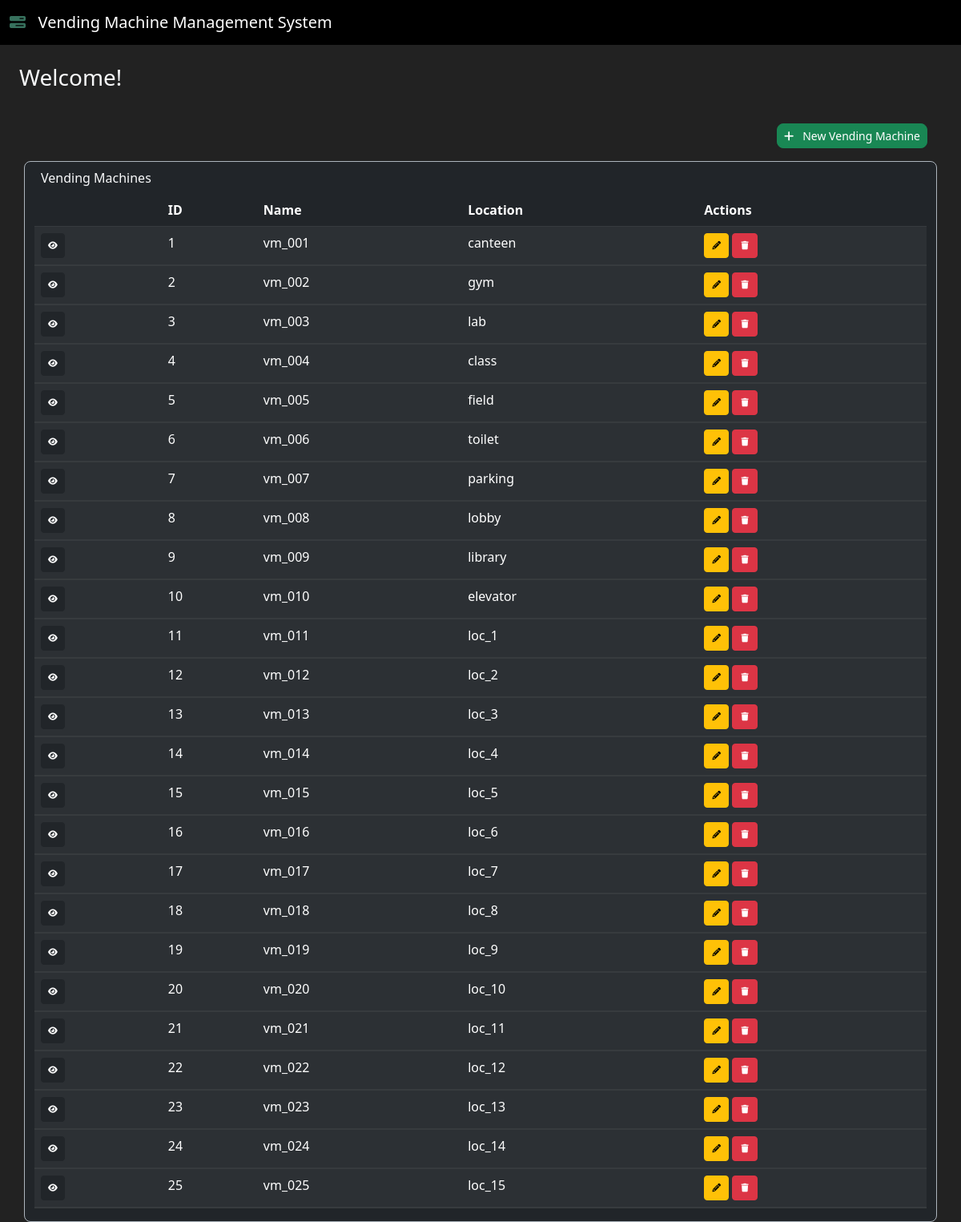
The app's page /, older data.
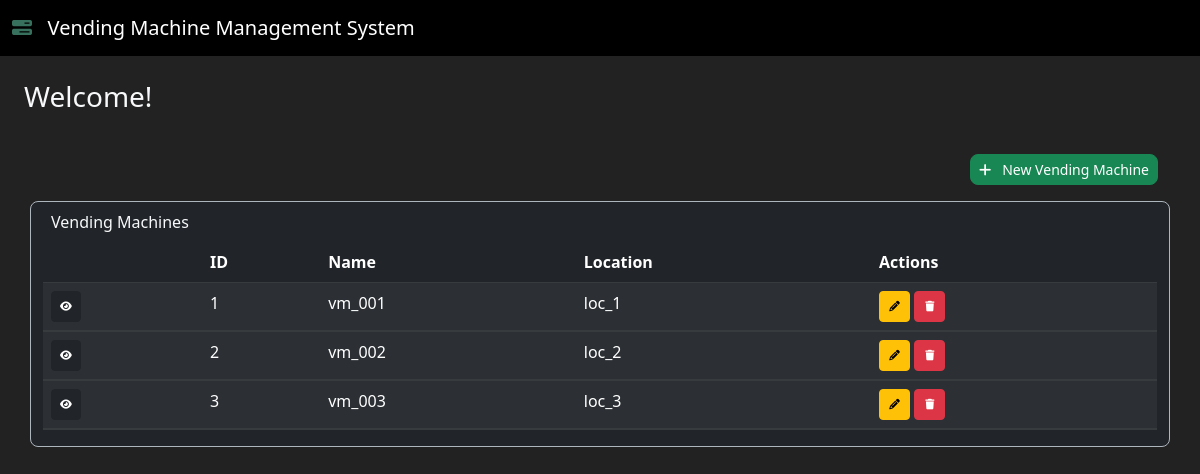
The same page, newer data.
### models/vending_machine.py (models this page shows, shortened)
class VendingMachine(Base):
    __tablename__ = 'vending_machines'
    id = Column(INTEGER, primary_key=True, autoincrement=True)
    name = Column(VARCHAR(50))
    location = Column(VARCHAR(100))

### app.py (the view)
    @app.route("/")
    def index() -> str:
        vending_machines = utils.get_vending_machines(database_service)
        return render_template(
            'index.html',
            data=[
                (
                    vending_machine,
                    utils.get_product_choices_by_vm_id(database_service, vending_machine.id),
                    utils.get_stocks_by_vm_id(database_service, vending_machine.id)
                )
                for vending_machine in vending_machines
            ]
        )

### database/database_service.py (called while the page is built)
    def get_session(self) -> sessionmaker:
        return self.session

### database/utils.py (called while the page is built)
def get_vending_machines(database_service: DatabaseService) -> list[VendingMachine]:
    session = database_service.get_session()()
    return session.query(VendingMachine).all()

def get_product_choices(database_service: DatabaseService) -> list[Product]:
    session = database_service.get_session()()
    return session.query(Product).all()

def get_product_choices_by_vm_id(database_service: DatabaseService, vm_id: int) -> list[Product]:
    all_product_choices = get_product_choices(database_service)
    current_products = get_stocks_by_vm_id(database_service, vm_id).keys()
    current_products_ids = list(map(lambda product: product.id, current_products))
    return list(filter(
        lambda product_choice: product_choice.id not in current_products_ids,
        all_product_choices
    ))

def get_stocks_by_vm_id(database_service: DatabaseService, vm_id: int) -> dict[Product, int]:
    session = database_service.get_session()()
    results = session.query(
        Stock.vm_id,
        Stock.prod_id,
        Product.name,
        Product.price,
        Stock.stock
    ).join(VendingMachine, VendingMachine.id == Stock.vm_id, isouter=True
           ).join(Product, Product.id == Stock.prod_id, isouter=True
                  ).filter(Stock.vm_id == vm_id).all()
    stocks = {}
    for result in results:
        _, prod_id, name, price, stock = result
        stocks[Product(prod_id, name, price)] = stock
    return stocks

### models/product.py (called while the page is built)
    def __hash__(self) -> int:
        return hash(self.id)

### templates/index.html (shortened to what this page needs)
{% extends "base.html" %}
{% block content %}
<div class="row">
    <div class="col-12">
        <h3 class="m-4"> Welcome! </h3>
    </div>
</div>
<div class="container" align="right">
    <div class="col-12">
        <a class="btn btn-success btn-sm rounded-3 my-3" type="button" href="/vending_machines/add">
            <i class="fa-solid fa-plus"></i> &nbsp; New Vending Machine
        </a>
    </div>
</div>
<div class="container bg-dark border border-dark-subtle rounded-3">
    <div class="col-12">
        <div class="panel panel-default">
            <div class="panel-heading m-2">
                Vending Machines
            </div>
            <div class="panel-body">
                <table class="table table-dark table-condensed table-striped">
                    <thead>
                    <tr>
                        <th></th>
                        <th>ID</th>
                        <th>Name</th>
                        <th>Location</th>
                        <th>Actions</th>
                    </tr>
                    </thead>
                    <tbody>
                    {% for vm, product_choices, stocks in data %}
                    <tr>
                        <td>
                            <button class="btn btn-dark btn-sm" data-bs-toggle="collapse" data-bs-target="#{{vm.id}}"
                                    class="accordion-toggle">
                            </button>
                        </td>
                        <td>{{ vm.id }}</td>
                        <td>{{ vm.name }}</td>
                        <td>{{ vm.location }}</td>
                        <td>
                            <a class="btn btn-warning btn-sm" type="button" href="/vending_machines/update/{{vm.id}}">
                            </a>
                            <button class="btn btn-danger btn-sm" data-bs-toggle="modal"
                                    data-bs-target="#delete-modal-{{vm.id}}">
                            </button>
                        </td>
                    </tr>
                    <tr>
                        <td class="p-0" colspan="12">
                        </td>
                    </tr>
                    {% endfor %}
                    </tbody>
                </table>
            </div>
        </div>
    </div>
</div>
{% endblock %}

### templates/base.html (shortened to what this page needs)
<!DOCTYPE html>
<html lang="en">
<head>
    <link rel="stylesheet" href="https://cdn.jsdelivr.net/npm/bootstrap@5.3.0-alpha1/dist/css/bootstrap.min.css"
>
    <link rel="stylesheet" href="https://cdnjs.cloudflare.com/ajax/libs/font-awesome/6.2.1/css/all.min.css">
</head>
<body class="text-light" style="background-color: #222">
<nav class="navbar navbar-dark" style="background-color: black">
    <div class="container-fluid">
        <a class="navbar-brand" href="/">
            <i class="fa-solid fa-bars-progress" style="color: #37715d"></i> &nbsp;
            Vending Machine Management System
        </a>
    </div>
</nav>
{% block content %}
{% endblock %}
</body>
</html>

Row changes from the older to the newer data that the page shows:
removed VendingMachine: id "4", name "vm_004", location "class"
removed VendingMachine: id "5", name "vm_005", location "field"
removed VendingMachine: id "6", name "vm_006", location "toilet"
removed VendingMachine: id "7", name "vm_007", location "parking"
removed VendingMachine: id "8", name "vm_008", location "lobby"
removed VendingMachine: id "9", name "vm_009", location "library"
removed VendingMachine: id "10", name "vm_010", location "elevator"
removed VendingMachine: id "11", name "vm_011", location "loc_1"
removed VendingMachine: id "12", name "vm_012", location "loc_2"
removed VendingMachine: id "13", name "vm_013", location "loc_3"
removed VendingMachine: id "14", name "vm_014", location "loc_4"
removed VendingMachine: id "15", name "vm_015", location "loc_5"
removed VendingMachine: id "16", name "vm_016", location "loc_6"
removed VendingMachine: id "17", name "vm_017", location "loc_7"
removed VendingMachine: id "18", name "vm_018", location "loc_8"
removed VendingMachine: id "19", name "vm_019", location "loc_9"
removed VendingMachine: id "20", name "vm_020", location "loc_10"
removed VendingMachine: id "21", name "vm_021", location "loc_11"
removed VendingMachine: id "22", name "vm_022", location "loc_12"
removed VendingMachine: id "23", name "vm_023", location "loc_13"
removed VendingMachine: id "24", name "vm_024", location "loc_14"
removed VendingMachine: id "25", name "vm_025", location "loc_15"
changed VendingMachine "vm_001": location "canteen" → "loc_1"
changed VendingMachine "vm_002": location "gym" → "loc_2"
changed VendingMachine "vm_003": location "lab" → "loc_3"
